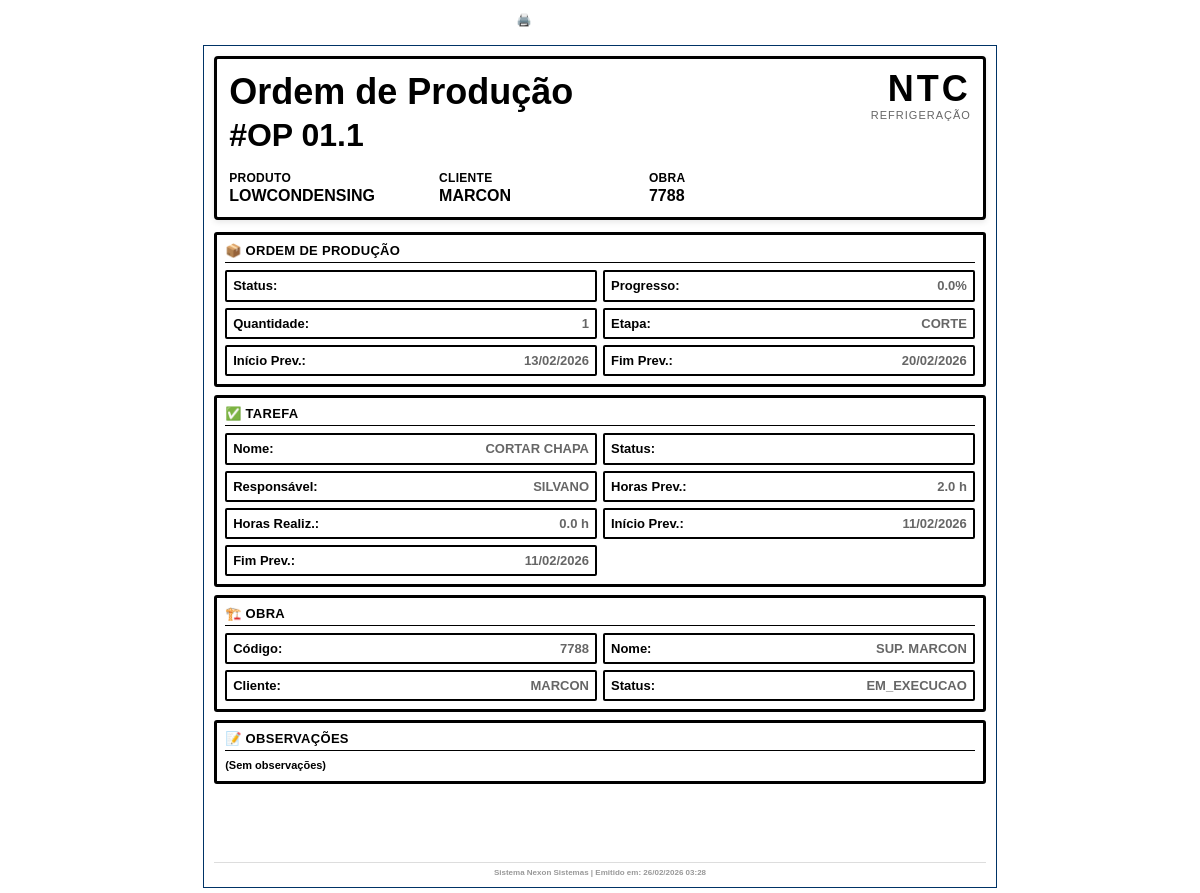
Screenshot of /tarefas/1/imprimir with the database file from the repository.
### app.py (models this page shows, shortened)
class Tarefa(db.Model):
    id = db.Column(db.Integer, primary_key=True)
    etapa_id = db.Column(db.Integer, db.ForeignKey("etapa.id"), nullable=False)
    responsavel_id = db.Column(db.Integer, db.ForeignKey("operador.id"), nullable=True)
    numero = db.Column(db.String(10))  # Numero da tarefa (ex: 1.1, 1.2, 2.1...)
    titulo = db.Column(db.String(160), nullable=False)
    descricao = db.Column(db.String(500))
    horas_previstas = db.Column(db.Float, default=0.0)
    horas_realizadas = db.Column(db.Float, default=0.0)
    data_inicio_prev = db.Column(db.Date)
    data_fim_prev = db.Column(db.Date)
    data_inicio_real = db.Column(db.DateTime)
    data_fim_real = db.Column(db.DateTime)
    status = db.Column(db.String(30), default="PLANEJADO")  # PLANEJADO / EM_EXECUCAO / PAUSADO / CONCLUIDO
    peso_percentual = db.Column(db.Float, default=0.0)  # Peso do percentual da tarefa na OP
    justificativa_pausa = db.Column(db.String(500))  # Justificativa de pausa
    etapa = db.relationship("Etapa", backref=db.backref("tarefas", lazy=True, cascade="all,delete"))
    responsavel = db.relationship("Operador", backref=db.backref("tarefas", lazy=True))
    @property
    def percentual(self):
        """Retorna o percentual de conclusão da tarefa"""
        if self.status == "CONCLUIDO":
            return 100.0
        if self.status == "PAUSADO":
            return 0.0
        if self.status == "EM_EXECUCAO":
            return 50.0  # Em execução = 50%
        return 0.0  # Planejado = 0%

class OP(db.Model):
    id = db.Column(db.Integer, primary_key=True)
    numero = db.Column(db.String(50), nullable=False, unique=True)
    obra_id = db.Column(db.Integer, db.ForeignKey("obra.id"), nullable=False)
    produto = db.Column(db.String(120))
    quantidade = db.Column(db.Integer, default=1)
    data_emissao = db.Column(db.Date, default=date.today)
    prev_inicio = db.Column(db.Date)
    prev_fim = db.Column(db.Date)
    percentual = db.Column(db.Float, default=0.0)
    status = db.Column(db.String(30), default="ABERTA")
    obra = db.relationship("Obra", backref=db.backref("ops", lazy=True))

class Obra(db.Model):
    __tablename__ = "obra"
    id = db.Column(db.Integer, primary_key=True)
    codigo = db.Column(db.String(50))
    nome = db.Column(db.String(120))
    cliente = db.Column(db.String(120))
    status = db.Column(db.String(20))
    data_inicio = db.Column(db.Date)
    prev_fim = db.Column(db.Date)
    fim_real = db.Column(db.Date)
    corte_dobra_inicio = db.Column(db.Date)
    corte_dobra_fim = db.Column(db.Date)
    montagem_eletro_inicio = db.Column(db.Date)
    montagem_eletro_fim = db.Column(db.Date)
    produtos = db.relationship(
        "ObraProduto",
        backref="obra",
        cascade="all, delete-orphan"
    )

class Etapa(db.Model):
    id = db.Column(db.Integer, primary_key=True)
    op_id = db.Column(db.Integer, db.ForeignKey("op.id"), nullable=False)
    nome = db.Column(db.String(80), nullable=False)
    data_inicio = db.Column(db.DateTime)
    data_fim = db.Column(db.DateTime)
    horas_planejadas = db.Column(db.Float, default=0.0)
    responsavel_id = db.Column(db.Integer, db.ForeignKey("operador.id"), nullable=True)
    percentual = db.Column(db.Float, default=0.0)
    status = db.Column(db.String(30), default="PLANEJADO")  # PLANEJADO / EXECUCAO / CONCLUIDO
    op = db.relationship("OP", backref=db.backref("etapas", lazy=True, cascade="all,delete"))
    responsavel = db.relationship("Operador", backref=db.backref("etapas_responsavel", lazy=True))

class Operador(db.Model):
    id = db.Column(db.Integer, primary_key=True)
    nome = db.Column(db.String(120), nullable=False, unique=True)
    matricula = db.Column(db.String(50))
    ativo = db.Column(db.Boolean, default=True)

### app.py (the view)
@app.route("/tarefas/<int:tarefa_id>/imprimir")
def imprimir_tarefa(tarefa_id):
    from datetime import datetime
    tarefa = Tarefa.query.get_or_404(tarefa_id)
    etapa = tarefa.etapa
    op = etapa.op
    obra = op.obra
    return render_template("tarefa_impressao.html",
                         tarefa=tarefa,
                         etapa=etapa,
                         op=op,
                         obra=obra,
                         now=datetime.now())

### app.py (called while the page is built, shortened)
@app.after_request
def set_security_headers(response):
    response.headers['Cache-Control'] = 'no-store, no-cache, must-revalidate, max-age=0'
    response.headers['Pragma'] = 'no-cache'
    response.headers['Expires'] = '0'
    response.headers['X-Content-Type-Options'] = 'nosniff'
    response.headers['X-Frame-Options'] = 'DENY'
    response.headers['X-XSS-Protection'] = '1; mode=block'
    return response

@app.before_request
def verificar_autenticacao():
    rotas_publicas = ['/login', '/static', '/api', '/apresentacao']

### templates/tarefa_impressao.html (shortened to what this page needs)
<!DOCTYPE html>
<html lang="pt-BR">
<head>
</head>
<body>
    <div class="print-button">
        <button onclick="window.print()">🖨️ Imprimir</button>
        <button class="back-btn" onclick="window.history.back()">← Voltar</button>
    </div>
    <div class="container">
        <div class="header" style="display: flex; justify-content: space-between; align-items: flex-start;">
            <div style="flex: 1;">
                <h1>Ordem de Produção</h1>
                <div class="header-subtitle">{% if tarefa.numero %}#OP {{tarefa.numero}}{% else %}OP #{{op.numero}}{% endif %}</div>
                <div class="header-grid">
                    <div class="header-item">
                        <div class="header-item-label">Produto</div>
                        <div class="header-item-value">{{op.produto}}</div>
                    </div>
                    <div class="header-item">
                        <div class="header-item-label">Cliente</div>
                        <div class="header-item-value">{{obra.cliente or "-"}}</div>
                    </div>
                    <div class="header-item">
                        <div class="header-item-label">Obra</div>
                        <div class="header-item-value">{{obra.codigo}}</div>
                    </div>
                </div>
            </div>
            <div style="font-size: 36px; font-weight: 900; color: #000; text-align: right; white-space: nowrap; margin-left: 20px; font-family: 'Montserrat', 'Arial Black', sans-serif;">
                <div style="letter-spacing: 3px; line-height: 1;">NTC</div>
                <div style="font-size: 11px; color: #666; letter-spacing: 1px; margin-top: 2px; font-weight: normal; font-family: Arial, sans-serif;">REFRIGERAÇÃO</div>
            </div>
        </div>
        <div class="section">
            <h2>📦 Ordem de Produção</h2>
            <div class="info-grid">
                <div class="info-item">
                    <span class="info-label">Status:</span>
                    <span class="info-value"><span class="badge status-{{op.status.lower().replace(' ', '_')}}">{{op.status}}</span></span>
                </div>
                <div class="info-item">
                    <span class="info-label">Progresso:</span>
                    <span class="info-value"><strong>{{op.percentual}}%</strong></span>
                </div>
                <div class="info-item">
                    <span class="info-label">Quantidade:</span>
                    <span class="info-value"><strong>{{op.quantidade}}</strong></span>
                </div>
                <div class="info-item">
                    <span class="info-label">Etapa:</span>
                    <span class="info-value"><strong>{{etapa.nome}}</strong></span>
                </div>
                <div class="info-item">
                    <span class="info-label">Início Prev.:</span>
                    <span class="info-value">{% if op.prev_inicio %}{{ op.prev_inicio.strftime('%d/%m/%Y') }}{% else %}-{% endif %}</span>
                </div>
                <div class="info-item">
                    <span class="info-label">Fim Prev.:</span>
                    <span class="info-value">{% if op.prev_fim %}{{ op.prev_fim.strftime('%d/%m/%Y') }}{% else %}-{% endif %}</span>
                </div>
            </div>
        </div>
        <div class="section">
            <h2>✅ Tarefa</h2>
            <div class="info-grid">
                <div class="info-item">
                    <span class="info-label">Nome:</span>
                    <span class="info-value"><strong>{{tarefa.titulo}}</strong></span>
                </div>
                <div class="info-item">
                    <span class="info-label">Status:</span>
                    <span class="info-value"><span class="badge status-{{tarefa.status.lower().replace(' ', '_')}}">{{tarefa.status}}</span></span>
                </div>
                <div class="info-item">
                    <span class="info-label">Responsável:</span>
                    <span class="info-value">{{tarefa.responsavel.nome if tarefa.responsavel else "-"}}</span>
                </div>
                <div class="info-item">
                    <span class="info-label">Horas Prev.:</span>
                    <span class="info-value"><strong>{{tarefa.horas_previstas}} h</strong></span>
                </div>
                <div class="info-item">
                    <span class="info-label">Horas Realiz.:</span>
                    <span class="info-value">{{tarefa.horas_realizadas}} h</span>
                </div>
                <div class="info-item">
                    <span class="info-label">Início Prev.:</span>
                    <span class="info-value">{% if tarefa.data_inicio_prev %}{{ tarefa.data_inicio_prev.strftime('%d/%m/%Y') }}{% else %}-{% endif %}</span>
                </div>
                <div class="info-item">
                    <span class="info-label">Fim Prev.:</span>
                    <span class="info-value">{% if tarefa.data_fim_prev %}{{ tarefa.data_fim_prev.strftime('%d/%m/%Y') }}{% else %}-{% endif %}</span>
                </div>
            </div>
        </div>
        <div class="section">
            <h2>🏗️ Obra</h2>
            <div class="info-grid">
                <div class="info-item">
                    <span class="info-label">Código:</span>
                    <span class="info-value"><strong>{{obra.codigo}}</strong></span>
                </div>
                <div class="info-item">
                    <span class="info-label">Nome:</span>
                    <span class="info-value">{{obra.nome or "-"}}</span>
                </div>
                <div class="info-item">
                    <span class="info-label">Cliente:</span>
                    <span class="info-value"><strong>{{obra.cliente or "-"}}</strong></span>
                </div>
                <div class="info-item">
                    <span class="info-label">Status:</span>
                    <span class="info-value">{{obra.status or "-"}}</span>
                </div>
            </div>
        </div>
        <div class="observation-section">
            <h2>📝 Observações</h2>
            <div class="observation-text">{% if tarefa.descricao %}{{ tarefa.descricao }}{% else %}(Sem observações){% endif %}</div>
        </div>
        <div class="footer">
            <p>Sistema Nexon Sistemas | Emitido em: {{ now.strftime('%d/%m/%Y %H:%M') }}</p>
        </div>
    </div>
</body>
</html>

### templates/tarefa_impressao.html (style rules this page uses)
html { background-color: #ffffff !important; }
body { background-color: #ffffff !important; color: #000 !important; }
* { background-color: transparent !important; }
.container, .header, .section { background-color: #ffffff !important; }
* { margin: 0; padding: 0; box-sizing: border-box; }
body { background-color: #ffffff; font-family: Arial, sans-serif; background-color: #000; font-weight: bold; color: #000; font-weight: bold; padding: 5px; }
.container { max-width: 210mm; height: 223mm; margin: 0 auto; background-color: #000; font-weight: bold; padding: 10px; border: 1px solid #003366; display: flex; flex-direction: column; }
.header { background-color: #000; font-weight: bold; color: #000; font-weight: bold; padding: 12px; border-radius: 4px; margin-bottom: 12px; box-shadow: 0 2px 6px rgba(0,0,0,0.1); border: 3px solid #000; }
.header h1 { font-size: 36px; margin-bottom: 4px; font-weight: 900; color: #000; font-weight: bold; }
.header-subtitle { font-size: 32px; color: #000; font-weight: bold; margin-bottom: 8px; font-weight: bold; }
.header-grid { display: grid; grid-template-columns: 1fr 1fr 1fr; gap: 8px; margin-top: 8px; border-top: 1px solid rgba(255,255,255,0.3); padding-top: 8px; }
.header-item { font-size: 11px; }
.header-item-label { font-size: 12px; font-weight: bold; text-transform: uppercase; letter-spacing: 0.3px; color: #000; font-weight: bold; font-weight: bold; }
.header-item-value { font-size: 16px; font-weight: 900; font-weight: bold; margin-top: 2px; color: #000; font-weight: bold; }
.section { margin-bottom: 8px; padding: 8px; background-color: #ffffff; border: 3px solid #000; border-radius: 3px; flex-shrink: 0; }
.section h2 { font-size: 13px; font-weight: bold; margin-bottom: 7px; padding-bottom: 4px; border-bottom: 1px solid #000; color: #000; font-weight: bold; font-weight: bold; text-transform: uppercase; letter-spacing: 0.3px; }
.info-grid { display: grid; grid-template-columns: 1fr 1fr; gap: 6px; }
.info-item { display: flex; justify-content: space-between; padding: 6px; background-color: #000; font-weight: bold; border: 2px solid #000; border-radius: 2px; font-size: 13px; font-weight: bold; color: #000; font-weight: bold; }
.info-label { font-weight: bold; color: #000; font-weight: bold; font-weight: bold; min-width: 80px; }
.info-value { color: #666; text-align: right; flex: 1; padding-left: 8px; }
.badge { display: inline-block; padding: 2px 5px; border-radius: 2px; font-size: 8px; font-weight: bold; text-transform: uppercase; letter-spacing: 0.2px; }
.status-em_execucao { background-color: #000; font-weight: bold; color: white; }
.status-concluido { background-color: #000; font-weight: bold; color: white; }
.footer { margin-top: auto; padding-top: 5px; border-top: 1px solid #ddd; text-align: center; font-size: 8px; color: #999; flex-shrink: 0; }
.print-button { text-align: center; margin-bottom: 10px; }
.print-button button { padding: 8px 16px; background-color: #000; font-weight: bold; color: white; border: none; border-radius: 4px; cursor: pointer; font-size: 12px; font-weight: bold; margin-right: 8px; font-weight: bold; }
.print-button .back-btn { background-color: #000; font-weight: bold; }
.observation-section { margin-bottom: 8px; padding: 8px; background-color: #ffffff; border: 3px solid #000; border-radius: 3px; flex-shrink: 0; min-height: 60px; }
.observation-section h2 { font-size: 13px; font-weight: bold; margin-bottom: 7px; padding-bottom: 4px; border-bottom: 1px solid #000; color: #000; font-weight: bold; font-weight: bold; text-transform: uppercase; letter-spacing: 0.3px; }
.observation-text { font-size: 11px; color: #000; font-weight: bold; line-height: 1.4; word-wrap: break-word; white-space: pre-wrap; }

### rows the page displays
Tarefa: numero "01.1", titulo "CORTAR CHAPA", horas_previstas "2.0", horas_realizadas "0.0", data_inicio_prev "11/02/2026", data_fim_prev "11/02/2026"
OP: produto "LOWCONDENSING", percentual "0.0", quantidade "1", prev_inicio "13/02/2026", prev_fim "20/02/2026"
Obra: cliente "MARCON", codigo "7788", nome "SUP. MARCON", status "EM_EXECUCAO"
Etapa: nome "CORTE"
Operador: responsavel "SILVANO"
